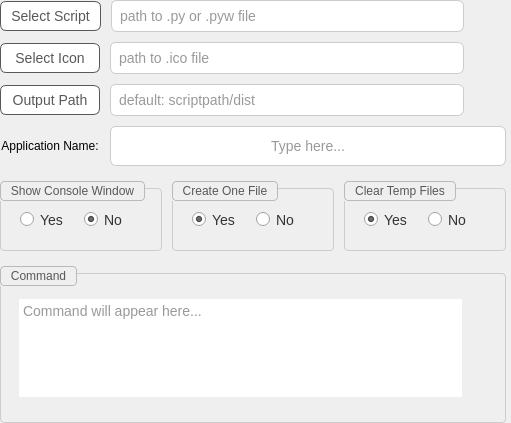
          <widget class="QWidget" name="homeScrollAreaWidgetContents">
           <property name="geometry">
            <rect>
             <x>0</x>
             <y>0</y>
             <width>511</width>
             <height>423</height>
            </rect>
           </property>
           <layout class="QVBoxLayout" name="homeScrollLayout">
            <property name="spacing">
             <number>10</number>
            </property>
            <property name="leftMargin">
             <number>0</number>
            </property>
            <property name="topMargin">
             <number>0</number>
            </property>
            <property name="rightMargin">
             <number>5</number>
            </property>
            <property name="bottomMargin">
             <number>0</number>
            </property>
            <item>
             <layout class="QHBoxLayout" name="scriptLayout">
              <item>
               <widget class="QPushButton" name="scriptButton">
                <property name="sizePolicy">
                 <sizepolicy hsizetype="Fixed" vsizetype="Fixed">
                  <horstretch>0</horstretch>
                  <verstretch>0</verstretch>
                 </sizepolicy>
                </property>
                <property name="minimumSize">
                 <size>
                  <width>100</width>
                  <height>30</height>
                 </size>
                </property>
                <property name="cursor">
                 <cursorShape>PointingHandCursor</cursorShape>
                </property>
                <property name="statusTip">
                 <string>Select a python script</string>
                </property>
                <property name="styleSheet">
                 <string notr="true">/* PushButton */
QPushButton {
    background: #fff;
    color: #585858;
    border: 1px solid #585858;
    border-radius: 6px;
    padding: 5px 10px;
    font-size: 14px;
}

QPushButton:hover {
    background: #bababa;
    border: 1px solid #585858;
	color: #fff;
}

QPushButton:pressed {
    background: #585858;
    border: 1px solid #585858;
	color: #fff;
}</string>
                </property>
                <property name="text">
                 <string>Select Script</string>
                </property>
               </widget>
              </item>
              <item>
               <widget class="QLineEdit" name="scriptLineEdit">
                <property name="statusTip">
                 <string>Path to the Python script</string>
                </property>
                <property name="styleSheet">
                 <string notr="true">/* LineEdit */
QLineEdit {
    background: #ffffff;
    border: 1px solid #ccc;
    border-radius: 6px;
    padding: 6px;
    font-size: 14px;
    color: #333;
}

QLineEdit:hover {
    border: 1px solid #3498db;
}

QLineEdit:focus {
    border: 1px solid #2980b9;
    background: white;
}</string>
                </property>
                <property name="readOnly">
                 <bool>true</bool>
                </property>
                <property name="placeholderText">
                 <string>path to .py or .pyw file</string>
                </property>
               </widget>
              </item>
              <item>
               <widget class="QPushButton" name="clearScriptPathButton">
                <property name="minimumSize">
                 <size>
                  <width>30</width>
                  <height>30</height>
                 </size>
                </property>
                <property name="cursor">
                 <cursorShape>PointingHandCursor</cursorShape>
                </property>
                <property name="statusTip">
                 <string>Clear selected script</string>
                </property>
                <property name="styleSheet">
                 <string notr="true">QPushButton {
    border: none;
	image: url(:/Images/clear_normal.png);
}

QPushButton:hover {
	image: url(:/Images/clear_hover.png);
}

QPushButton:pressed {
	image: url(:/Images/clear_clicked.png);
}</string>
                </property>
                <property name="text">
                 <string/>
                </property>
                <property name="iconSize">
                 <size>
                  <width>25</width>
                  <height>25</height>
                 </size>
                </property>
               </widget>
              </item>
             </layout>
            </item>
            <item>
             <layout class="QHBoxLayout" name="iconLayout">
              <item>
               <widget class="QPushButton" name="iconButton">
                <property name="sizePolicy">
                 <sizepolicy hsizetype="Fixed" vsizetype="Fixed">
                  <horstretch>0</horstretch>
                  <verstretch>0</verstretch>
                 </sizepolicy>
                </property>
                <property name="minimumSize">
                 <size>
                  <width>100</width>
                  <height>30</height>
                 </size>
                </property>
                <property name="cursor">
                 <cursorShape>PointingHandCursor</cursorShape>
                </property>
                <property name="statusTip">
                 <string>Select icon to add to exe</string>
                </property>
                <property name="styleSheet">
                 <string notr="true">/* PushButton */
QPushButton {
    background: #fff;
    color: #585858;
    border: 1px solid #585858;
    border-radius: 6px;
    padding: 5px 10px;
    font-size: 14px;
}

QPushButton:hover {
    background: #bababa;
    border: 1px solid #585858;
	color: #fff;
}

QPushButton:pressed {
    background: #585858;
    border: 1px solid #585858;
	color: #fff;
}</string>
                </property>
                <property name="text">
                 <string>Select Icon</string>
                </property>
               </widget>
              </item>
              <item>
               <widget class="QLineEdit" name="iconLineEdit">
                <property name="statusTip">
                 <string>Path to an icon</string>
                </property>
                <property name="styleSheet">
                 <string notr="true">/* LineEdit */
QLineEdit {
    background: #ffffff;
    border: 1px solid #ccc;
    border-radius: 6px;
    padding: 6px;
    font-size: 14px;
    color: #333;
}

QLineEdit:hover {
    border: 1px solid #3498db;
}

QLineEdit:focus {
    border: 1px solid #2980b9;
    background: white;
}</string>
                </property>
                <property name="readOnly">
                 <bool>true</bool>
                </property>
                <property name="placeholderText">
                 <string>path to .ico file</string>
                </property>
               </widget>
              </item>
              <item>
               <widget class="QPushButton" name="clearIconPathButton">
                <property name="minimumSize">
                 <size>
                  <width>30</width>
                  <height>30</height>
                 </size>
                </property>
                <property name="cursor">
                 <cursorShape>PointingHandCursor</cursorShape>
                </property>
                <property name="statusTip">
                 <string>Clear selected icon</string>
                </property>
                <property name="styleSheet">
                 <string notr="true">QPushButton {
    border: none;
	image: url(:/Images/clear_normal.png);
}

QPushButton:hover {
	image: url(:/Images/clear_hover.png);
}

QPushButton:pressed {
	image: url(:/Images/clear_clicked.png);
}</string>
                </property>
                <property name="text">
                 <string/>
                </property>
                <property name="iconSize">
                 <size>
                  <width>25</width>
                  <height>25</height>
                 </size>
                </property>
               </widget>
              </item>
             </layout>
            </item>
            <item>
             <layout class="QHBoxLayout" name="outputPathLayout">
              <item>
               <widget class="QPushButton" name="outputPathButton">
                <property name="sizePolicy">
                 <sizepolicy hsizetype="Fixed" vsizetype="Fixed">
                  <horstretch>0</horstretch>
                  <verstretch>0</verstretch>
                 </sizepolicy>
                </property>
                <property name="minimumSize">
                 <size>
                  <width>100</width>
                  <height>30</height>
                 </size>
                </property>
                <property name="cursor">
                 <cursorShape>PointingHandCursor</cursorShape>
                </property>
                <property name="statusTip">
                 <string>Path to save the exe</string>
                </property>
                <property name="styleSheet">
                 <string notr="true">/* PushButton */
QPushButton {
    background: #fff;
    color: #585858;
    border: 1px solid #585858;
    border-radius: 6px;
    padding: 5px 10px;
    font-size: 14px;
}

QPushButton:hover {
    background: #bababa;
    border: 1px solid #585858;
	color: #fff;
}

QPushButton:pressed {
    background: #585858;
    border: 1px solid #585858;
	color: #fff;
}</string>
                </property>
                <property name="text">
                 <string>Output Path</string>
                </property>
               </widget>
              </item>
              <item>
               <widget class="QLineEdit" name="outputPathLineEdit">
                <property name="statusTip">
                 <string>Path to save the exe</string>
                </property>
                <property name="styleSheet">
                 <string notr="true">/* LineEdit */
QLineEdit {
    background: #ffffff;
    border: 1px solid #ccc;
    border-radius: 6px;
    padding: 6px;
    font-size: 14px;
    color: #333;
}

QLineEdit:hover {
    border: 1px solid #3498db;
}

QLineEdit:focus {
    border: 1px solid #2980b9;
    background: white;
}</string>
                </property>
                <property name="readOnly">
                 <bool>true</bool>
                </property>
                <property name="placeholderText">
                 <string>default: scriptpath/dist</string>
                </property>
               </widget>
              </item>
              <item>
               <widget class="QPushButton" name="clearOutputPathButton">
                <property name="minimumSize">
                 <size>
                  <width>30</width>
                  <height>30</height>
                 </size>
                </property>
                <property name="cursor">
                 <cursorShape>PointingHandCursor</cursorShape>
                </property>
                <property name="statusTip">
                 <string>Clear selected output path</string>
                </property>
                <property name="styleSheet">
                 <string notr="true">QPushButton {
    border: none;
	image: url(:/Images/clear_normal.png);
}

QPushButton:hover {
	image: url(:/Images/clear_hover.png);
}

QPushButton:pressed {
	image: url(:/Images/clear_clicked.png);
}</string>
                </property>
                <property name="text">
                 <string/>
                </property>
                <property name="iconSize">
                 <size>
                  <width>25</width>
                  <height>25</height>
                 </size>
                </property>
               </widget>
              </item>
             </layout>
            </item>
            <item>
             <layout class="QHBoxLayout" name="appNameLayout">
              <item>
               <widget class="QLabel" name="appNameLabel">
                <property name="sizePolicy">
                 <sizepolicy hsizetype="Preferred" vsizetype="Preferred">
                  <horstretch>0</horstretch>
                  <verstretch>0</verstretch>
                 </sizepolicy>
                </property>
                <property name="minimumSize">
                 <size>
                  <width>100</width>
                  <height>0</height>
                 </size>
                </property>
                <property name="text">
                 <string>Application Name:</string>
                </property>
                <property name="alignment">
                 <set>Qt::AlignCenter</set>
                </property>
               </widget>
              </item>
              <item>
               <widget class="QLineEdit" name="appNameLineEdit">
                <property name="sizePolicy">
                 <sizepolicy hsizetype="Expanding" vsizetype="Fixed">
                  <horstretch>0</horstretch>
                  <verstretch>0</verstretch>
                 </sizepolicy>
                </property>
                <property name="minimumSize">
                 <size>
                  <width>220</width>
                  <height>40</height>
                 </size>
                </property>
                <property name="statusTip">
                 <string>Type the name of the exe</string>
                </property>
                <property name="styleSheet">
                 <string notr="true">/* LineEdit */
QLineEdit {
    background: #ffffff;
    border: 1px solid #ccc;
    border-radius: 6px;
    padding: 6px;
    font-size: 14px;
    color: #333;
}

QLineEdit:hover {
    border: 1px solid #3498db;
}

QLineEdit:focus {
    border: 1px solid #2980b9;
    background: white;
}</string>
                </property>
                <property name="text">
                 <string/>
                </property>
                <property name="alignment">
                 <set>Qt::AlignCenter</set>
                </property>
                <property name="placeholderText">
                 <string>Type here...</string>
                </property>
                <property name="clearButtonEnabled">
                 <bool>true</bool>
                </property>
               </widget>
              </item>
             </layout>
            </item>
            <item>
             <layout class="QHBoxLayout" name="horizontalLayout">
              <item>
               <widget class="QGroupBox" name="consoleGroupBox">
                <property name="minimumSize">
                 <size>
                  <width>100</width>
                  <height>75</height>
                 </size>
                </property>
                <property name="maximumSize">
                 <size>
                  <width>16777215</width>
                  <height>80</height>
                 </size>
                </property>
                <property name="statusTip">
                 <string>Open a console window for standard i/o</string>
                </property>
                <property name="styleSheet">
                 <string notr="true">/* QGroupBox */
QGroupBox {
    border: 1px solid #ccc;
    border-radius: 4px;
    margin-top: 12px;
    padding: 10px;
}

/* QGroupBox Title */
QGroupBox::title {
    subcontrol-origin: margin;
    subcontrol-position: top left;
    color: #585858;
	font-weight: bold;
    padding: 2px 8px;
	border: 1px solid #bababa;
    border-radius: 4px;
    position: left;
    top: 5px;
	left: 0px;
}
</string>
                </property>
                <property name="title">
                 <string>Show Console Window</string>
                </property>
                <property name="alignment">
                 <set>Qt::AlignCenter</set>
                </property>
                <layout class="QHBoxLayout" name="horizontalLayout_5">
                 <item>
                  <widget class="QRadioButton" name="yesConsoleButton">
                   <property name="cursor">
                    <cursorShape>PointingHandCursor</cursorShape>
                   </property>
                   <property name="styleSheet">
                    <string notr="true">/* RadioButton */
QRadioButton {
    font-size: 14px;
    color: #333;
    spacing: 6px;
}

QRadioButton::indicator:unchecked {
	image: url(:/Images/radiobutton_off.png);
	width: 20px;
	height: 20px;
}

QRadioButton::indicator:unchecked:hover {
	image: url(:/Images/radiobutton_off_hover.png);
	width: 20px;
	height: 20px;
}

QRadioButton::indicator:checked {
	image: url(:/Images/radiobutton_on.png);
	width: 20px;
	height: 20px;
}

QRadioButton::indicator:checked:hover {
	image: url(:/Images/radiobutton_on_hover.png);
	width: 20px;
	height: 20px;
}</string>
                   </property>
                   <property name="text">
                    <string>Yes</string>
                   </property>
                  </widget>
                 </item>
                 <item>
                  <widget class="QRadioButton" name="noConsoleButton">
                   <property name="cursor">
                    <cursorShape>PointingHandCursor</cursorShape>
                   </property>
                   <property name="styleSheet">
                    <string notr="true">/* RadioButton */
QRadioButton {
    font-size: 14px;
    color: #333;
    spacing: 6px;
}

QRadioButton::indicator:unchecked {
	image: url(:/Images/radiobutton_off.png);
	width: 20px;
	height: 20px;
}

QRadioButton::indicator:unchecked:hover {
	image: url(:/Images/radiobutton_off_hover.png);
	width: 20px;
	height: 20px;
}

QRadioButton::indicator:checked {
	image: url(:/Images/radiobutton_on.png);
	width: 20px;
	height: 20px;
}

QRadioButton::indicator:checked:hover {
	image: url(:/Images/radiobutton_on_hover.png);
	width: 20px;
	height: 20px;
}</string>
                   </property>
                   <property name="text">
                    <string>No</string>
                   </property>
                   <property name="checked">
                    <bool>true</bool>
                   </property>
                  </widget>
                 </item>
                </layout>
               </widget>
              </item>
              <item>
               <widget class="QGroupBox" name="oneFileGroupBox">
                <property name="minimumSize">
                 <size>
                  <width>100</width>
                  <height>75</height>
                 </size>
                </property>
                <property name="maximumSize">
                 <size>
                  <width>16777215</width>
                  <height>80</height>
                 </size>
                </property>
                <property name="statusTip">
                 <string>Create a one-file bundled executable</string>
                </property>
                <property name="styleSheet">
                 <string notr="true">/* QGroupBox */
QGroupBox {
    border: 1px solid #ccc;
    border-radius: 4px;
    margin-top: 12px;
    padding: 10px;
}

/* QGroupBox Title */
QGroupBox::title {
    subcontrol-origin: margin;
    subcontrol-position: top left;
    color: #585858;
	font-weight: bold;
    padding: 2px 8px;
	border: 1px solid #bababa;
    border-radius: 4px;
    position: left;
    top: 5px;
	left: 0px;
}
</string>
                </property>
                <property name="title">
                 <string>Create One File</string>
                </property>
                <property name="alignment">
                 <set>Qt::AlignCenter</set>
                </property>
                <layout class="QHBoxLayout" name="horizontalLayout_6">
                 <item>
                  <widget class="QRadioButton" name="yesOneFileButton">
                   <property name="cursor">
                    <cursorShape>PointingHandCursor</cursorShape>
                   </property>
                   <property name="styleSheet">
                    <string notr="true">/* RadioButton */
QRadioButton {
    font-size: 14px;
    color: #333;
    spacing: 6px;
}

QRadioButton::indicator:unchecked {
	image: url(:/Images/radiobutton_off.png);
	width: 20px;
	height: 20px;
}

QRadioButton::indicator:unchecked:hover {
	image: url(:/Images/radiobutton_off_hover.png);
	width: 20px;
	height: 20px;
}

QRadioButton::indicator:checked {
	image: url(:/Images/radiobutton_on.png);
	width: 20px;
	height: 20px;
}

QRadioButton::indicator:checked:hover {
	image: url(:/Images/radiobutton_on_hover.png);
	width: 20px;
	height: 20px;
}</string>
                   </property>
                   <property name="text">
                    <string>Yes</string>
                   </property>
                   <property name="checked">
                    <bool>true</bool>
                   </property>
                  </widget>
                 </item>
                 <item>
                  <widget class="QRadioButton" name="noOneFileButton">
                   <property name="cursor">
                    <cursorShape>PointingHandCursor</cursorShape>
                   </property>
                   <property name="styleSheet">
                    <string notr="true">/* RadioButton */
QRadioButton {
    font-size: 14px;
    color: #333;
    spacing: 6px;
}

QRadioButton::indicator:unchecked {
	image: url(:/Images/radiobutton_off.png);
	width: 20px;
	height: 20px;
}

QRadioButton::indicator:unchecked:hover {
	image: url(:/Images/radiobutton_off_hover.png);
	width: 20px;
	height: 20px;
}

QRadioButton::indicator:checked {
	image: url(:/Images/radiobutton_on.png);
	width: 20px;
	height: 20px;
}

QRadioButton::indicator:checked:hover {
	image: url(:/Images/radiobutton_on_hover.png);
	width: 20px;
	height: 20px;
}</string>
                   </property>
                   <property name="text">
                    <string>No</string>
                   </property>
                  </widget>
                 </item>
                </layout>
               </widget>
              </item>
              <item>
               <widget class="QGroupBox" name="tempFileGroupBox">
                <property name="minimumSize">
                 <size>
                  <width>100</width>
                  <height>75</height>
                 </size>
                </property>
                <property name="maximumSize">
                 <size>
                  <width>16777215</width>
                  <height>80</height>
                 </size>
                </property>
                <property name="statusTip">
                 <string>Clean PyInstaller cache and remove temporary files before building</string>
                </property>
                <property name="styleSheet">
                 <string notr="true">/* QGroupBox */
QGroupBox {
    border: 1px solid #ccc;
    border-radius: 4px;
    margin-top: 12px;
    padding: 10px;
}

/* QGroupBox Title */
QGroupBox::title {
    subcontrol-origin: margin;
    subcontrol-position: top left;
    color: #585858;
	font-weight: bold;
    padding: 2px 8px;
	border: 1px solid #bababa;
    border-radius: 4px;
    position: left;
    top: 5px;
	left: 0px;
}
</string>
                </property>
                <property name="title">
                 <string>Clear Temp Files</string>
                </property>
                <layout class="QHBoxLayout" name="horizontalLayout_7">
                 <item>
                  <widget class="QRadioButton" name="yesClearTempButton">
                   <property name="cursor">
                    <cursorShape>PointingHandCursor</cursorShape>
                   </property>
                   <property name="styleSheet">
                    <string notr="true">/* RadioButton */
QRadioButton {
    font-size: 14px;
    color: #333;
    spacing: 6px;
}

QRadioButton::indicator:unchecked {
	image: url(:/Images/radiobutton_off.png);
	width: 20px;
	height: 20px;
}

QRadioButton::indicator:unchecked:hover {
	image: url(:/Images/radiobutton_off_hover.png);
	width: 20px;
	height: 20px;
}

QRadioButton::indicator:checked {
	image: url(:/Images/radiobutton_on.png);
	width: 20px;
	height: 20px;
}

QRadioButton::indicator:checked:hover {
	image: url(:/Images/radiobutton_on_hover.png);
	width: 20px;
	height: 20px;
}</string>
                   </property>
                   <property name="text">
                    <string>Yes</string>
                   </property>
                   <property name="checked">
                    <bool>true</bool>
                   </property>
                  </widget>
                 </item>
                 <item>
                  <widget class="QRadioButton" name="noClearTempButton">
                   <property name="cursor">
                    <cursorShape>PointingHandCursor</cursorShape>
                   </property>
                   <property name="styleSheet">
                    <string notr="true">/* RadioButton */
QRadioButton {
    font-size: 14px;
    color: #333;
    spacing: 6px;
}

QRadioButton::indicator:unchecked {
	image: url(:/Images/radiobutton_off.png);
	width: 20px;
	height: 20px;
}

QRadioButton::indicator:unchecked:hover {
	image: url(:/Images/radiobutton_off_hover.png);
	width: 20px;
	height: 20px;
}

QRadioButton::indicator:checked {
	image: url(:/Images/radiobutton_on.png);
	width: 20px;
	height: 20px;
}

QRadioButton::indicator:checked:hover {
	image: url(:/Images/radiobutton_on_hover.png);
	width: 20px;
	height: 20px;
}</string>
                   </property>
                   <property name="text">
                    <string>No</string>
                   </property>
                  </widget>
                 </item>
                </layout>
               </widget>
              </item>
             </layout>
            </item>
            <item>
             <widget class="QGroupBox" name="commandGroupBox">
              <property name="sizePolicy">
               <sizepolicy hsizetype="Preferred" vsizetype="Fixed">
                <horstretch>0</horstretch>
                <verstretch>0</verstretch>
               </sizepolicy>
              </property>
              <property name="minimumSize">
               <size>
                <width>220</width>
                <height>130</height>
               </size>
              </property>
              <property name="styleSheet">
               <string notr="true">/* QGroupBox */
QGroupBox {
    border: 1px solid #ccc;
    border-radius: 4px;
    margin-top: 12px;
    padding: 10px;
}

/* QGroupBox Title */
QGroupBox::title {
    subcontrol-origin: margin;
    subcontrol-position: top left;
    color: #585858;
	font-weight: bold;
    padding: 2px 8px;
	border: 1px solid #bababa;
    border-radius: 4px;
    position: left;
    top: 5px;
	left: 0px;
}
</string>
              </property>
              <property name="title">
               <string>Command</string>
              </property>
              <layout class="QHBoxLayout" name="horizontalLayout_2">
               <property name="spacing">
                <number>0</number>
               </property>
               <property name="leftMargin">
                <number>2</number>
               </property>
               <property name="rightMargin">
                <number>2</number>
               </property>
               <item>
                <widget class="QTextEdit" name="commandTextEdit">
                 <property name="minimumSize">
                  <size>
                   <width>200</width>
                   <height>75</height>
                  </size>
                 </property>
                 <property name="statusTip">
                  <string>pyinstaller command</string>
                 </property>
                 <property name="styleSheet">
                  <string notr="true">/* TextEdit */
QTextEdit {
    border: none;
    padding: 6px;
    font-size: 14px;
    color: #333;
}

/* QTextEdit ScrollBar - Vertical */
QTextEdit QScrollBar:vertical {
    background: #f0f0f0;
    width: 10px;
    border-radius: 5px;
}

QTextEdit QScrollBar::handle:vertical {
    background: #bbb;
    border-radius: 5px;
    min-height: 20px;
}

QTextEdit QScrollBar::handle:vertical:hover {
    background: #999;
}

QTextEdit QScrollBar::add-line:vertical,
QTextEdit QScrollBar::sub-line:vertical {
    background: none;
    height: 0px;
}

/* QTextEdit ScrollBar - Horizontal */
QTextEdit QScrollBar:horizontal {
    background: #f0f0f0;
    height: 10px;
    border-radius: 5px;
}

QTextEdit QScrollBar::handle:horizontal {
    background: #bbb;
    border-radius: 5px;
    min-width: 20px;
}

QTextEdit QScrollBar::handle:horizontal:hover {
    background: #999;
}

QTextEdit QScrollBar::add-line:horizontal,
QTextEdit QScrollBar::sub-line:horizontal {
    background: none;
    width: 0px;
}
</string>
                 </property>
                 <property name="readOnly">
                  <bool>true</bool>
                 </property>
                 <property name="acceptRichText">
                  <bool>false</bool>
                 </property>
                 <property name="placeholderText">
                  <string>Command will appear here...</string>
                 </property>
                </widget>
               </item>
               <item>
                <layout class="QVBoxLayout" name="verticalLayout_3">
                 <item>
                  <widget class="QPushButton" name="injectCommandButton">
                   <property name="minimumSize">
                    <size>
                     <width>25</width>
                     <height>25</height>
                    </size>
                   </property>
                   <property name="cursor">
                    <cursorShape>PointingHandCursor</cursorShape>
                   </property>
                   <property name="statusTip">
                    <string>Inject command from clipoard</string>
                   </property>
                   <property name="styleSheet">
                    <string notr="true">QPushButton {
    border: none;
	image: url(:/Images/inject_normal.png);
}

QPushButton:hover {
	image: url(:/Images/inject_hover.png);
}

QPushButton:pressed {
	image: url(:/Images/inject_clicked.png);
}</string>
                   </property>
                   <property name="text">
                    <string/>
                   </property>
                   <property name="iconSize">
                    <size>
                     <width>24</width>
                     <height>24</height>
                    </size>
                   </property>
                  </widget>
                 </item>
                 <item>
                  <widget class="QPushButton" name="copyCommandButton">
                   <property name="sizePolicy">
                    <sizepolicy hsizetype="Fixed" vsizetype="Fixed">
                     <horstretch>0</horstretch>
                     <verstretch>0</verstretch>
                    </sizepolicy>
                   </property>
                   <property name="minimumSize">
                    <size>
                     <width>25</width>
                     <height>25</height>
                    </size>
                   </property>
                   <property name="maximumSize">
                    <size>
                     <width>25</width>
                     <height>25</height>
                    </size>
                   </property>
                   <property name="cursor">
                    <cursorShape>PointingHandCursor</cursorShape>
                   </property>
                   <property name="statusTip">
                    <string>Copy command</string>
                   </property>
                   <property name="styleSheet">
                    <string notr="true">QPushButton {
    border: none;
	image: url(:/Images/copy_normal.png);
}

QPushButton:hover {
	image: url(:/Images/copy_hover.png);
}

QPushButton:pressed {
	image: url(:/Images/copy_clicked.png);
}</string>
                   </property>
                   <property name="iconSize">
                    <size>
                     <width>20</width>
                     <height>20</height>
                    </size>
                   </property>
                  </widget>
                 </item>
                </layout>
               </item>
              </layout>
             </widget>
            </item>
           </layout>
          </widget>
